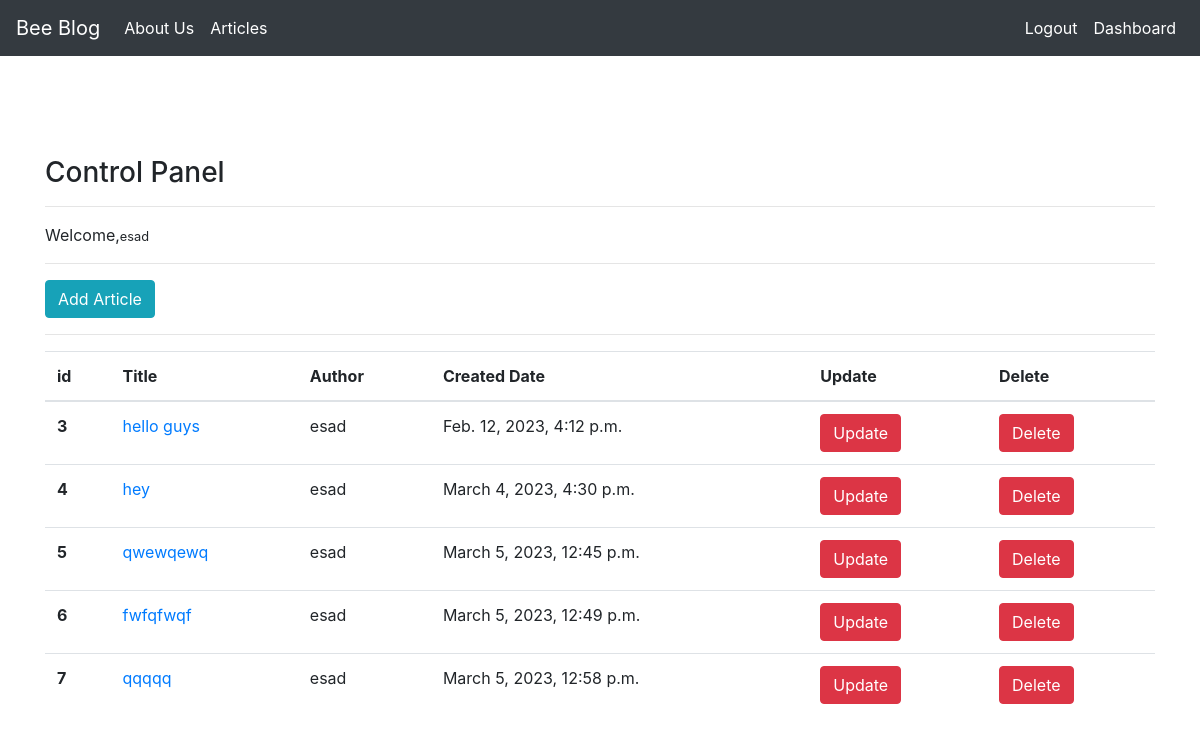
The page /articles/dashboard/ (signed in) on the database as committed earlier.
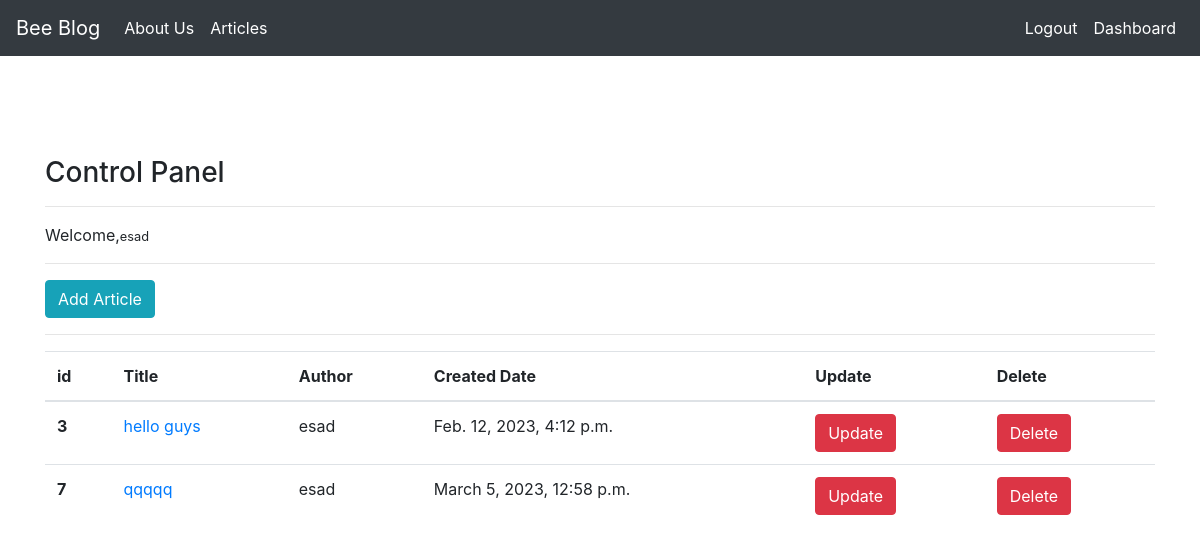
The same page on the database as committed later.
### article/models.py (models this page shows, shortened)
class Article(models.Model):
    author=models.ForeignKey("auth.User",on_delete=models.CASCADE)
    title=models.CharField(max_length=50)
    content=RichTextField()
    created_date=models.DateTimeField(auto_now_add=True)
    article_image=models.ImageField(blank=True,null=True,verbose_name="Add image to the article",upload_to='media/')

### article/views.py (the view)
# urls.py: path('dashboard/',views.dashboard,name="dashboard"),
def dashboard(request):
    articles=Article.objects.filter(author=request.user)
    context={
        "articles":articles
    }
    return render(request,"dashboard.html",context)

### templates/dashboard.html
{% extends "layout.html" %}
{% block body %}
<h3>Control Panel</h3>
<hr>
<p>
    Welcome,<small>{{request.user.username}}</small>
</p>
<hr>
<a class="btn btn-info" href="/articles/addarticle">Add Article</a>
<hr>
{%if articles%}
<table class="table">
    <thead>
      <tr>
        <th scope="col">id</th>
        <th scope="col">Title</th>
        <th scope="col">Author</th>
        <th scope="col">Created Date</th>
        <th scope="col">Update</th>
        <th scope="col">Delete</th>
      </tr>
    </thead>
    <tbody>
    {%for article in articles%}
      <tr>
        <th scope="row">{{article.id}}</th>
        <td> <a href="/articles/article/{{article.id}}">{{article.title}}</a></td>
        <td>{{article.author}}</td>
        <td>{{article.created_date}}</td>
        <td><a href="/articles/update/{{article.id}}" class="btn btn-danger">Update</a></td>
        <td><a href="/articles/delete/{{article.id}}" class="btn btn-danger">Delete</a></td>
      </tr>
    {%endfor%}
    </tbody>
  </table>
{%else%}
<div class="alert alert-danger">You dont have any articles yet.</div>
{%endif%}
{% endblock body %}

### templates/layout.html (shortened to what this page needs)
<!DOCTYPE html>
{% load static%}
<html lang="en">
<head>
        <link rel="stylesheet" href="https://cdn.jsdelivr.net/npm/bootstrap@4.0.0/dist/css/bootstrap.min.css">
</head>
<body>
        {% include "includes/navbar.html" %}
        <div style="margin-top:100px" class="container">
            {% block body %}
            {% endblock body %}
        </div>
</body>
</html>

### templates/includes/navbar.html (shortened to what this page needs)
<nav class="navbar navbar-expand-md navbar-dark bg-dark mb-4">
    <a class="navbar-brand" href="/">Bee Blog</a>
    <div class="collapse navbar-collapse" id="navbarCollapse">
      <ul class="navbar-nav mr-auto">
        <li class="nav-item active">
          <a class="nav-link" href="/about">About Us <span class="sr-only">(current)</span></a>
        </li>
        <li class="nav-item active">
          <a class="nav-link" href="/articles">Articles <span class="sr-only">(current)</span></a>
        </li>
      </ul>
      <ul class="navbar-nav ml-auto">
            {% if request.user.is_authenticated %}
            <li class="nav-item active">
              <a class="nav-link" href="/user/logout">Logout <span class="sr-only">(current)</span></a>
            </li>
            <li class="nav-item active">
              <a class="nav-link" href="/articles/dashboard">Dashboard <span class="sr-only">(current)</span></a>
            </li>
            {% endif %}
      </ul>
    </div>
  </nav>

Rows that differ between the two databases and show on the page:
removed Article: id "4", title "hey", author "esad", created_date "March 4, 2023, 4:30 p.m."
removed Article: id "5", title "qwewqewq", author "esad", created_date "March 5, 2023, 12:45 p.m."
removed Article: id "6", title "fwfqfwqf", author "esad", created_date "March 5, 2023, 12:49 p.m."
